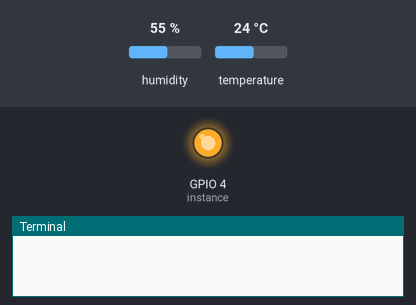
This program was run on a simulated Raspberry Pi (BCM pin numbers). Parts: output pins drawn as LEDs (lit = HIGH), the last lines printed to the terminal. The test bench sets the inputs (shaded band); at power-on: humidity 55 %, temperature 24 °C. Library files of the repository ran but are not shown: dht11.py.

Above: at 0.01 s.
At 1.2 s:
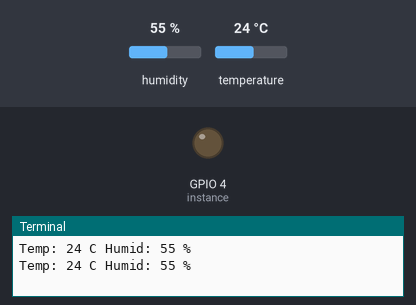
1.3 s: humidity set to 22 %
2.8 s: temperature set to 12 °C
4.3 s: humidity set to 40 %
Timing chart, 0 to 7.3 s (numbered marks = the images above; inputs shaded):
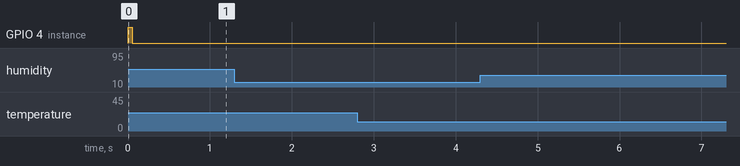

The program:

DHT_data_using_dht11Lib.py
```python
#import dht library, present in the same folder

import RPi.GPIO as GPIO
import dht11
import time

# initialize GPIO

GPIO.setwarnings(False)
GPIO.setmode(GPIO.BCM)
#GPIO.cleanup()

# read data using Pin GPIO21
instance = dht11.DHT11(pin=4)

while True:
    result = instance.read()

    if result.is_valid():
        print("Temp: %d C" % result.temperature +' '+"Humid: %d %%" % result.humidity)

    time.sleep(1)
```
